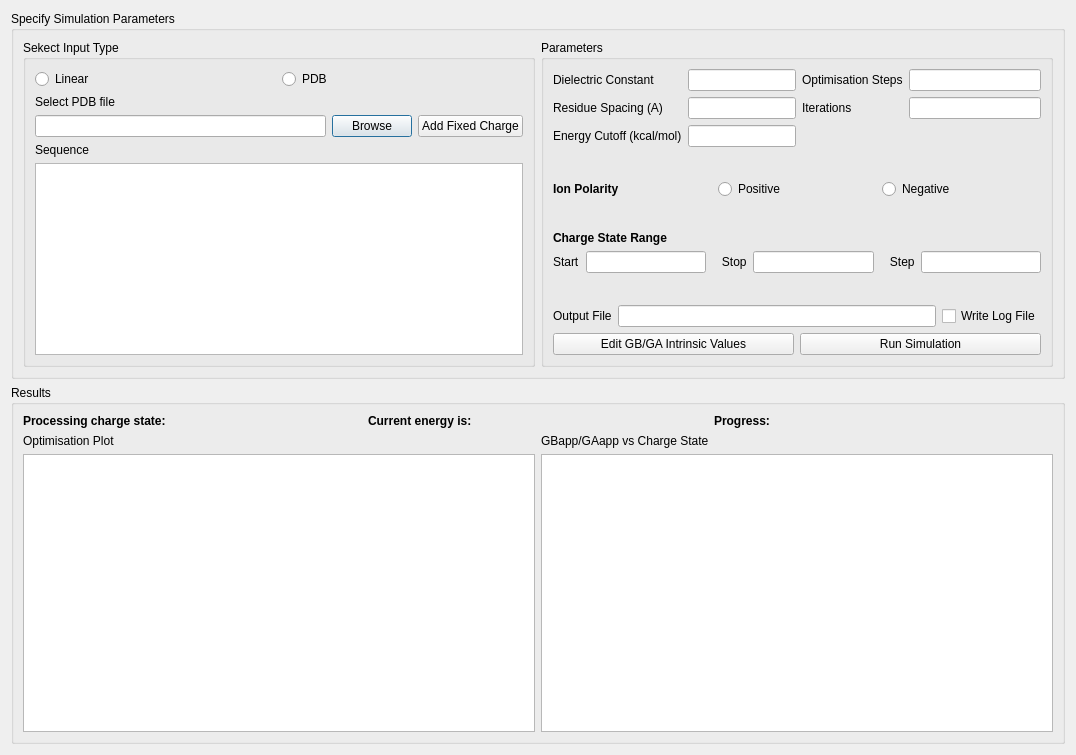
<?xml version="1.0" encoding="UTF-8"?>
<ui version="4.0">
 <class>Dialog</class>
 <widget class="QDialog" name="Dialog">
  <property name="geometry">
   <rect>
    <x>0</x>
    <y>0</y>
    <width>1076</width>
    <height>755</height>
   </rect>
  </property>
  <property name="windowTitle">
   <string>Dialog</string>
  </property>
  <layout class="QGridLayout" name="gridLayout_12">
   <item row="0" column="0">
    <widget class="QGroupBox" name="groupBox">
     <property name="sizePolicy">
      <sizepolicy hsizetype="Preferred" vsizetype="Maximum">
       <horstretch>0</horstretch>
       <verstretch>0</verstretch>
      </sizepolicy>
     </property>
     <property name="maximumSize">
      <size>
       <width>16777215</width>
       <height>383</height>
      </size>
     </property>
     <property name="title">
      <string>Specify Simulation Parameters</string>
     </property>
     <layout class="QGridLayout" name="gridLayout_10">
      <item row="0" column="0">
       <layout class="QGridLayout" name="gridLayout_6">
        <item row="0" column="0">
         <widget class="QGroupBox" name="groupBox_5">
          <property name="title">
           <string>Sekect Input Type</string>
          </property>
          <layout class="QGridLayout" name="gridLayout_8">
           <item row="0" column="0">
            <layout class="QGridLayout" name="gridLayout_7">
             <item row="1" column="0">
              <layout class="QVBoxLayout" name="verticalLayout_3">
               <item>
                <widget class="QLabel" name="label_15">
                 <property name="text">
                  <string>Select PDB file</string>
                 </property>
                </widget>
               </item>
               <item>
                <layout class="QHBoxLayout" name="horizontalLayout_4">
                 <item>
                  <widget class="QLineEdit" name="PDB_file_line"/>
                 </item>
                 <item>
                  <widget class="QPushButton" name="selectPDBButton">
                   <property name="text">
                    <string>Browse</string>
                   </property>
                  </widget>
                 </item>
                 <item>
                  <widget class="QPushButton" name="addFixedButton">
                   <property name="text">
                    <string>Add Fixed Charge</string>
                   </property>
                  </widget>
                 </item>
                </layout>
               </item>
              </layout>
             </item>
             <item row="2" column="0">
              <layout class="QVBoxLayout" name="verticalLayout_2">
               <item>
                <widget class="QLabel" name="label">
                 <property name="text">
                  <string>Sequence</string>
                 </property>
                </widget>
               </item>
               <item>
                <widget class="QTextEdit" name="seq_entry"/>
               </item>
              </layout>
             </item>
             <item row="0" column="0">
              <layout class="QHBoxLayout" name="horizontalLayout_5">
               <item>
                <widget class="QRadioButton" name="inputFASTA">
                 <property name="text">
                  <string>Linear</string>
                 </property>
                </widget>
               </item>
               <item>
                <widget class="QRadioButton" name="inputPDB">
                 <property name="text">
                  <string>PDB</string>
                 </property>
                </widget>
               </item>
              </layout>
             </item>
            </layout>
           </item>
          </layout>
         </widget>
        </item>
        <item row="0" column="1">
         <widget class="QGroupBox" name="groupBox_3">
          <property name="title">
           <string>Parameters</string>
          </property>
          <layout class="QGridLayout" name="gridLayout_9">
           <item row="0" column="0">
            <layout class="QVBoxLayout" name="verticalLayout_5">
             <item>
              <layout class="QHBoxLayout" name="horizontalLayout_6">
               <item>
                <layout class="QGridLayout" name="gridLayout">
                 <item row="1" column="0">
                  <widget class="QLabel" name="label_3">
                   <property name="text">
                    <string>Residue Spacing (A)</string>
                   </property>
                  </widget>
                 </item>
                 <item row="2" column="0">
                  <widget class="QLabel" name="label_4">
                   <property name="text">
                    <string>Energy Cutoff (kcal/mol)</string>
                   </property>
                  </widget>
                 </item>
                 <item row="0" column="1">
                  <widget class="QLineEdit" name="RVP"/>
                 </item>
                 <item row="1" column="1">
                  <widget class="QLineEdit" name="res_spacing"/>
                 </item>
                 <item row="2" column="1">
                  <widget class="QLineEdit" name="cutoff"/>
                 </item>
                 <item row="0" column="0">
                  <widget class="QLabel" name="label_2">
                   <property name="text">
                    <string>Dielectric Constant</string>
                   </property>
                  </widget>
                 </item>
                </layout>
               </item>
               <item>
                <layout class="QGridLayout" name="gridLayout_3">
                 <item row="2" column="0">
                  <widget class="QLabel" name="label_13">
                   <property name="text">
                    <string/>
                   </property>
                  </widget>
                 </item>
                 <item row="1" column="1">
                  <widget class="QLineEdit" name="MC_steps"/>
                 </item>
                 <item row="0" column="1">
                  <widget class="QLineEdit" name="opt_step"/>
                 </item>
                 <item row="0" column="0">
                  <widget class="QLabel" name="label_8">
                   <property name="text">
                    <string>Optimisation Steps</string>
                   </property>
                  </widget>
                 </item>
                 <item row="1" column="0">
                  <widget class="QLabel" name="label_9">
                   <property name="text">
                    <string>Iterations</string>
                   </property>
                  </widget>
                 </item>
                </layout>
               </item>
              </layout>
             </item>
             <item>
              <spacer name="verticalSpacer_3">
               <property name="orientation">
                <enum>Qt::Vertical</enum>
               </property>
               <property name="sizeHint" stdset="0">
                <size>
                 <width>20</width>
                 <height>17</height>
                </size>
               </property>
              </spacer>
             </item>
             <item>
              <layout class="QHBoxLayout" name="horizontalLayout_2">
               <item>
                <widget class="QLabel" name="label_20">
                 <property name="font">
                  <font>
                   <weight>75</weight>
                   <bold>true</bold>
                  </font>
                 </property>
                 <property name="text">
                  <string>Ion Polarity</string>
                 </property>
                </widget>
               </item>
               <item>
                <widget class="QRadioButton" name="ionPositive">
                 <property name="text">
                  <string>Positive</string>
                 </property>
                </widget>
               </item>
               <item>
                <widget class="QRadioButton" name="ionNegative">
                 <property name="text">
                  <string>Negative</string>
                 </property>
                </widget>
               </item>
              </layout>
             </item>
             <item>
              <spacer name="verticalSpacer_2">
               <property name="orientation">
                <enum>Qt::Vertical</enum>
               </property>
               <property name="sizeHint" stdset="0">
                <size>
                 <width>20</width>
                 <height>17</height>
                </size>
               </property>
              </spacer>
             </item>
             <item>
              <layout class="QGridLayout" name="gridLayout_4">
               <item row="0" column="0">
                <widget class="QLabel" name="label_17">
                 <property name="sizePolicy">
                  <sizepolicy hsizetype="Preferred" vsizetype="Maximum">
                   <horstretch>0</horstretch>
                   <verstretch>0</verstretch>
                  </sizepolicy>
                 </property>
                 <property name="maximumSize">
                  <size>
                   <width>16777215</width>
                   <height>100</height>
                  </size>
                 </property>
                 <property name="font">
                  <font>
                   <weight>75</weight>
                   <bold>true</bold>
                  </font>
                 </property>
                 <property name="text">
                  <string>Charge State Range</string>
                 </property>
                </widget>
               </item>
               <item row="1" column="0">
                <layout class="QGridLayout" name="gridLayout_2">
                 <item row="0" column="1">
                  <widget class="QLineEdit" name="CSR_start"/>
                 </item>
                 <item row="0" column="3">
                  <widget class="QLineEdit" name="CSR_stop"/>
                 </item>
                 <item row="0" column="5">
                  <widget class="QLineEdit" name="CSR_step"/>
                 </item>
                 <item row="0" column="0">
                  <widget class="QLabel" name="label_5">
                   <property name="text">
                    <string>Start</string>
                   </property>
                  </widget>
                 </item>
                 <item row="0" column="2">
                  <widget class="QLabel" name="label_6">
                   <property name="text">
                    <string>   Stop</string>
                   </property>
                  </widget>
                 </item>
                 <item row="0" column="4">
                  <widget class="QLabel" name="label_7">
                   <property name="text">
                    <string>   Step</string>
                   </property>
                  </widget>
                 </item>
                </layout>
               </item>
              </layout>
             </item>
             <item>
              <spacer name="verticalSpacer">
               <property name="orientation">
                <enum>Qt::Vertical</enum>
               </property>
               <property name="sizeHint" stdset="0">
                <size>
                 <width>20</width>
                 <height>17</height>
                </size>
               </property>
              </spacer>
             </item>
             <item>
              <layout class="QVBoxLayout" name="verticalLayout_4">
               <item>
                <layout class="QHBoxLayout" name="horizontalLayout">
                 <item>
                  <widget class="QLabel" name="label_10">
                   <property name="text">
                    <string>Output File</string>
                   </property>
                  </widget>
                 </item>
                 <item>
                  <widget class="QLineEdit" name="OFN"/>
                 </item>
                 <item>
                  <widget class="QCheckBox" name="write_log">
                   <property name="text">
                    <string>Write Log File</string>
                   </property>
                  </widget>
                 </item>
                </layout>
               </item>
               <item>
                <layout class="QHBoxLayout" name="horizontalLayout_11">
                 <item>
                  <widget class="QPushButton" name="editIntrinsicButton">
                   <property name="text">
                    <string>Edit GB/GA Intrinsic Values</string>
                   </property>
                  </widget>
                 </item>
                 <item>
                  <widget class="QPushButton" name="run">
                   <property name="text">
                    <string>Run Simulation</string>
                   </property>
                  </widget>
                 </item>
                </layout>
               </item>
              </layout>
             </item>
            </layout>
           </item>
          </layout>
         </widget>
        </item>
       </layout>
      </item>
     </layout>
    </widget>
   </item>
   <item row="1" column="0">
    <widget class="QGroupBox" name="groupBox_4">
     <property name="title">
      <string>Results</string>
     </property>
     <layout class="QGridLayout" name="gridLayout_11">
      <item row="0" column="0">
       <layout class="QVBoxLayout" name="verticalLayout">
        <item>
         <layout class="QGridLayout" name="gridLayout_5">
          <item row="0" column="0" colspan="2">
           <layout class="QHBoxLayout" name="horizontalLayout_10">
            <item>
             <layout class="QHBoxLayout" name="horizontalLayout_8">
              <item>
               <widget class="QLabel" name="label_14">
                <property name="text">
                 <string>&lt;html&gt;&lt;head/&gt;&lt;body&gt;&lt;p&gt;&lt;span style=&quot; font-weight:600;&quot;&gt;Processing charge state:&lt;/span&gt;&lt;/p&gt;&lt;/body&gt;&lt;/html&gt;</string>
                </property>
               </widget>
              </item>
              <item>
               <widget class="QLabel" name="CS_processing_value">
                <property name="text">
                 <string/>
                </property>
               </widget>
              </item>
             </layout>
            </item>
            <item>
             <layout class="QHBoxLayout" name="horizontalLayout_9">
              <item>
               <widget class="QLabel" name="label_16">
                <property name="text">
                 <string>&lt;html&gt;&lt;head/&gt;&lt;body&gt;&lt;p&gt;&lt;span style=&quot; font-weight:600;&quot;&gt;Current energy is:&lt;/span&gt;&lt;/p&gt;&lt;/body&gt;&lt;/html&gt;</string>
                </property>
               </widget>
              </item>
              <item>
               <widget class="QLabel" name="energy_processing_value">
                <property name="text">
                 <string/>
                </property>
               </widget>
              </item>
             </layout>
            </item>
            <item>
             <layout class="QHBoxLayout" name="horizontalLayout_7">
              <item>
               <widget class="QLabel" name="label_18">
                <property name="text">
                 <string>&lt;html&gt;&lt;head/&gt;&lt;body&gt;&lt;p&gt;&lt;span style=&quot; font-weight:600;&quot;&gt;Progress:&lt;/span&gt;&lt;/p&gt;&lt;/body&gt;&lt;/html&gt;</string>
                </property>
               </widget>
              </item>
              <item>
               <widget class="QLabel" name="progress_processing_value">
                <property name="text">
                 <string/>
                </property>
               </widget>
              </item>
             </layout>
            </item>
           </layout>
          </item>
          <item row="1" column="0">
           <widget class="QLabel" name="label_11">
            <property name="text">
             <string>Optimisation Plot</string>
            </property>
           </widget>
          </item>
          <item row="1" column="1">
           <widget class="QLabel" name="label_12">
            <property name="text">
             <string>GBapp/GAapp vs Charge State</string>
            </property>
           </widget>
          </item>
         </layout>
        </item>
        <item>
         <layout class="QHBoxLayout" name="horizontalLayout_3">
          <item>
           <widget class="PlotWidget" name="opt_plot"/>
          </item>
          <item>
           <widget class="PlotWidget" name="freq_plot"/>
          </item>
         </layout>
        </item>
       </layout>
      </item>
     </layout>
    </widget>
   </item>
  </layout>
 </widget>
 <customwidgets>
  <customwidget>
   <class>PlotWidget</class>
   <extends>QGraphicsView</extends>
   <header>pyqtgraph</header>
  </customwidget>
 </customwidgets>
 <resources/>
 <connections/>
</ui>
